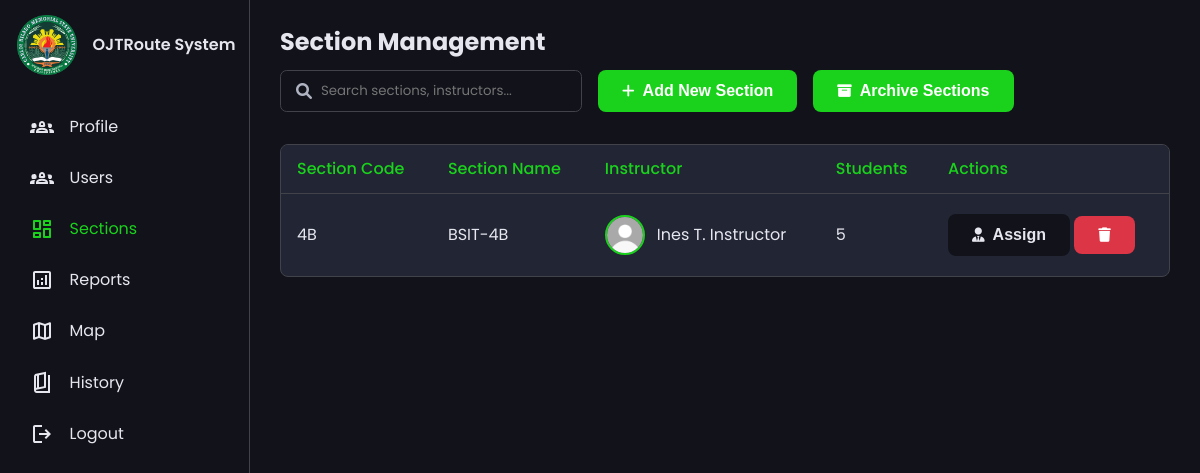
Page /admin/admin_section.php (signed in) on the committed database.
### tables this page shows
CREATE TABLE `sections` (
  `id` int(11) unsigned NOT NULL AUTO_INCREMENT,
  `section_code` varchar(10) NOT NULL COMMENT 'Short code like "4A", "4B", "4C"',
  `section_name` varchar(50) NOT NULL COMMENT 'Full name like "BSIT-4A", "BSIT-4B"',
  `department` varchar(100) NOT NULL COMMENT 'College of Computer Studies, College of Education, etc.',
  `instructor_id` int(11) unsigned DEFAULT NULL COMMENT 'Assigned instructor/supervisor (FK to instructors)',
  `year` varchar(10) NOT NULL COMMENT 'Academic year e.g., "2025"',
  `is_active` tinyint(1) NOT NULL DEFAULT 1 COMMENT 'Whether this section is currently active',
  `created_at` timestamp NOT NULL DEFAULT current_timestamp(),
  `updated_at` timestamp NOT NULL DEFAULT current_timestamp() ON UPDATE current_timestamp(),
  PRIMARY KEY (`id`),
  UNIQUE KEY `unique_section` (`section_code`,`department`,`year`),
  KEY `idx_department` (`department`),
  KEY `idx_year` (`year`),
  KEY `idx_is_active` (`is_active`),
  KEY `idx_sections_instructor` (`instructor_id`),
  CONSTRAINT `fk_sections_instructor` FOREIGN KEY (`instructor_id`) REFERENCES `instructors` (`id`) ON DELETE SET NULL ON UPDATE CASCADE
);

CREATE TABLE `users` (
  `id` int(11) unsigned NOT NULL AUTO_INCREMENT,
  `school_id` varchar(20) NOT NULL COMMENT 'School/Employee ID used in CSV & listings',
  `full_name` varchar(100) NOT NULL,
  `email` varchar(100) NOT NULL,
  `password_hash` varchar(255) NOT NULL COMMENT 'Hashed password (bcrypt/argon2)',
  `role` enum('admin','student','instructor') NOT NULL,
  `gender` enum('male','female','non-binary') DEFAULT NULL,
  `section_id` int(11) unsigned DEFAULT NULL COMMENT 'FK to sections - only for students',
  `contact` varchar(20) DEFAULT NULL COMMENT 'Contact number',
  `facebook_name` varchar(100) DEFAULT NULL COMMENT 'Facebook name/username',
  `year` varchar(10) DEFAULT NULL COMMENT 'Academic year',
  `profile_pic_path` varchar(255) DEFAULT NULL COMMENT 'Path to profile picture',
  `is_archived` tinyint(1) NOT NULL DEFAULT 0 COMMENT 'For archive-by-year feature',
  `archived_at` timestamp NULL DEFAULT NULL,
  `created_at` timestamp NOT NULL DEFAULT current_timestamp(),
  `updated_at` timestamp NOT NULL DEFAULT current_timestamp() ON UPDATE current_timestamp(),
  PRIMARY KEY (`id`),
  UNIQUE KEY `unique_school_id` (`school_id`),
  UNIQUE KEY `unique_email` (`email`),
  KEY `idx_role` (`role`),
  KEY `idx_section_id` (`section_id`),
  KEY `idx_year` (`year`),
  KEY `idx_is_archived` (`is_archived`),
  KEY `idx_users_section_role` (`section_id`,`role`,`is_archived`),
  CONSTRAINT `fk_users_section` FOREIGN KEY (`section_id`) REFERENCES `sections` (`id`) ON DELETE SET NULL ON UPDATE CASCADE
);

### config/env.php (called while the page is built, shortened)
<?php
if (!function_exists('env')) {
    function env($key, $default = null)
    {
        static $loaded = false;
        if (!$loaded) {
            $loaded = true;
        }
        $value = getenv($key);
        return $value === false ? $default : $value;
    }
}

### config/database.php (called while the page is built, shortened)
<?php
require_once __DIR__ . '/env.php';
return [
    'host' => env('DB_HOST', 'localhost'),
    'dbname' => env('DB_NAME', 'ojt_db'),
    'username' => env('DB_USER', 'root'),
    'password' => env('DB_PASS', ''),
    'charset' => 'utf8mb4',
    'options' => [
        PDO::ATTR_ERRMODE => PDO::ERRMODE_EXCEPTION,
        PDO::ATTR_DEFAULT_FETCH_MODE => PDO::FETCH_ASSOC,
        PDO::ATTR_EMULATE_PREPARES => false,
        PDO::MYSQL_ATTR_INIT_COMMAND => "SET time_zone = '+08:00'",
    ]
];

### app/services/SectionService.php (called while the page is built, shortened)
<?php
class SectionService
{
    private $db;
    public function __construct()
    {
        $config = require __DIR__ . '/../../config/database.php';
        $this->db = $this->connect($config);
    }
    private function connect($config)
    {
        try {
            $dsn = "mysql:host={$config['host']};dbname={$config['dbname']};charset={$config['charset']}";
            $pdo = new PDO($dsn, $config['username'], $config['password'], $config['options']);
            return $pdo;
        } catch (PDOException $e) {
            error_log('Database connection error: ' . $e->getMessage());
            throw new \Exception('Database connection failed');
        }
    }
    public function getSections($search = '')
    {
        $sql = "
            SELECT
                s.id,
                s.section_code,
                s.section_name,
                s.department,
                s.year,
                s.is_active,
                s.instructor_id,
                i.id as instructor_table_id,
                u.id as instructor_user_id,
                u.school_id as instructor_school_id,
                u.full_name as instructor_name,
                u.email as instructor_email,
                u.contact as instructor_contact,
                u.profile_pic_path as instructor_avatar,
                COUNT(DISTINCT st.id) as student_count
            FROM sections s
            LEFT JOIN instructors i ON s.instructor_id = i.id
            LEFT JOIN users u ON i.user_id = u.id
            LEFT JOIN users st ON st.section_id = s.id AND st.role = 'student' AND st.is_archived = 0
            WHERE s.is_active = 1
        ";
        $params = [];
        $sql .= " GROUP BY s.id ORDER BY s.section_code ASC";
        $stmt = $this->db->prepare($sql);
        $stmt->execute($params);
        return $stmt->fetchAll();
    }
}

### public/admin/admin_section.php (the view, shortened to what this page needs)
<?php
require_once __DIR__ . '/../../app/services/SectionService.php';
$sectionService = new SectionService();
$sections = $sectionService->getSections();
?>
<!DOCTYPE html>
<html lang="en">
<head>
    <link rel="stylesheet" href="../css/admin_style.css">
    <link rel="stylesheet" href="https://cdnjs.cloudflare.com/ajax/libs/font-awesome/6.0.0/css/all.min.css">
</head>
<body>
    <?php include 'admin_nav.php'; ?>
    <main>
        <div class="header-section">
            <h2>Section Management</h2>
            <div style="display: flex; gap: 1rem; align-items: center;">
                <div class="search-container" style="position: relative;">
                    <input type="text" id="searchSection" class="form-control"
                        placeholder="Search sections, instructors..." style="padding-left: 2.5rem; width: 250px;">
                    <i class="fas fa-search"
                        style="position: absolute; left: 1rem; top: 50%; transform: translateY(-50%); color: var(--secondary-text-clr);"></i>
                </div>
                <button id="addSectionBtn" class="btn btn-primary">
                    <i class="fas fa-plus"></i> Add New Section
                </button>
                <button id="archiveSectionsBtn" class="btn btn-primary">
                    <i class="fas fa-box-archive"></i> Archive Sections
                </button>
            </div>
        </div>
        <div class="table-responsive">
            <table class="section-table">
                <thead>
                    <tr>
                        <th>Section Code</th>
                        <th>Section Name</th>
                        <th>Instructor</th>
                        <th>Students</th>
                        <th>Actions</th>
                    </tr>
                </thead>
                <tbody id="sectionsTableBody">
                    <?php if (empty($sections)): ?>
                        <tr>
                            <td colspan="5" class="no-data">No sections found</td>
                        </tr>
                    <?php else: ?>
                        <?php foreach ($sections as $section): ?>
                            <tr class="clickable-row" data-section-id="<?php echo htmlspecialchars($section['id']); ?>"
                                onclick="showInstructorProfileBySection(<?php echo htmlspecialchars($section['id']); ?>)">
                                <td><?php echo htmlspecialchars($section['section_code']); ?></td>
                                <td><?php echo htmlspecialchars($section['section_name']); ?></td>
                                <td>
                                    <?php if ($section['instructor_name']): ?>
                                        <div class="instructor-cell">
                                            <img src="<?php echo htmlspecialchars($section['instructor_avatar'] ?: '../../storage/images/default_profile.jpg'); ?>"
                                                alt="<?php echo htmlspecialchars($section['instructor_name']); ?>"
                                                class="instructor-avatar-sm"
                                                onerror="this.src='../../storage/images/default_profile.jpg'">
                                            <span
                                                class="instructor-name"><?php echo htmlspecialchars($section['instructor_name']); ?></span>
                                        </div>
                                    <?php else: ?>
                                        <span>-</span>
                                    <?php endif; ?>
                                </td>
                                <td><?php echo htmlspecialchars($section['student_count']); ?></td>
                                <td>
                                    <div class="action-buttons">
                                        <button class="btn"
                                            onclick="event.stopPropagation(); openAssignInstructorModal(<?php echo htmlspecialchars($section['id']); ?>, '<?php echo htmlspecialchars($section['section_code']); ?>', '<?php echo htmlspecialchars($section['section_name']); ?>')">
                                            <i class="fas fa-user-tie"></i> Assign
                                        </button>
                                        <button class="btn btn-danger"
                                            onclick="event.stopPropagation(); confirmDelete(<?php echo htmlspecialchars($section['id']); ?>, '<?php echo htmlspecialchars($section['section_code']); ?>')">
                                            <i class="fas fa-trash"></i>
                                        </button>
                                    </div>
                                </td>
                            </tr>
                        <?php endforeach; ?>
                    <?php endif; ?>
                </tbody>
            </table>
        </div>
    </main>
</body>
</html>

### public/css/admin_style.css (style rules this page uses)
:root { --base-clr: #11121a; --line-clr: #42434a; --hover-clr: #222533; --text-clr: #e6e6ef; --accent-clr: #1ad21c; --secondary-text-clr: #b0b3c1; }
* { margin: 0; padding: 0; }
html { font-family: Poppins, 'Segoe UI', Tahoma, Geneva, Verdana, sans-serif; line-height: 1.5rem; }
body { min-height: 100vh; min-height: 100dvh; background-color: var(--base-clr); color: var(--text-clr); display: grid; grid-template-columns: auto 1fr; }
main { padding: min(30px, 7%); }

### public/admin/admin_section.php (style rules this page uses)
.header-section { display: flex; justify-content: space-between; align-items: center; margin-bottom: 2rem; flex-wrap: wrap; gap: 1rem; }
.table-responsive { overflow-x: auto; background: var(--hover-clr); border-radius: 0.5em; border: 1px solid var(--line-clr); margin-top: 1em; }
.section-table { width: 100%; border-collapse: collapse; }
.section-table th, .section-table td { padding: 0.75em 1em; text-align: left; border-bottom: 1px solid var(--line-clr); vertical-align: middle; }
.section-table th { background-color: var(--hover-clr); color: var(--accent-clr); font-weight: 500; }
.section-table tr:last-child td { border-bottom: none; }
.clickable-row { cursor: pointer; transition: background-color 0.2s ease; }
.btn { padding: 0.5em 1em; border-radius: 0.5em; cursor: pointer; font-size: 0.9rem; display: inline-flex; align-items: center; gap: 0.5em; transition: all 0.3s ease; text-decoration: none; border: 1px solid var(--line-clr); background-color: var(--base-clr); color: var(--text-clr); }
.btn-primary { background-color: var(--accent-clr); color: white; border: none; padding: 12px; }
.btn-danger { background-color: #dc3545; color: white; border: none; }
.btn i { font-size: 0.9em; }
.form-control { width: 100%; padding: 0.75em; border: 1px solid var(--line-clr); border-radius: 0.5em; background-color: var(--base-clr); color: var(--text-clr); font-family: inherit; }
.action-buttons { gap: 0.5em; justify-content: flex-end; padding: 0.5em 0; }
.instructor-cell { display: flex; align-items: center; gap: 0.75rem; }
.instructor-avatar-sm { width: 36px; height: 36px; border-radius: 50%; object-fit: cover; border: 2px solid var(--accent-clr); }
.instructor-name { flex: 1; }

### public/admin/admin_nav.php (style rules this page uses)
.btn { padding: 0.75rem 1.5rem; border: none; border-radius: 8px; font-weight: 600; text-decoration: none; display: inline-flex; align-items: center; gap: 0.5rem; cursor: pointer; transition: all 0.3s ease; font-size: 1rem; }

### rows in the picture
sections: section_code "4B", section_name "BSIT-4B", users.full_name "Ines T. Instructor", student_count "5"
